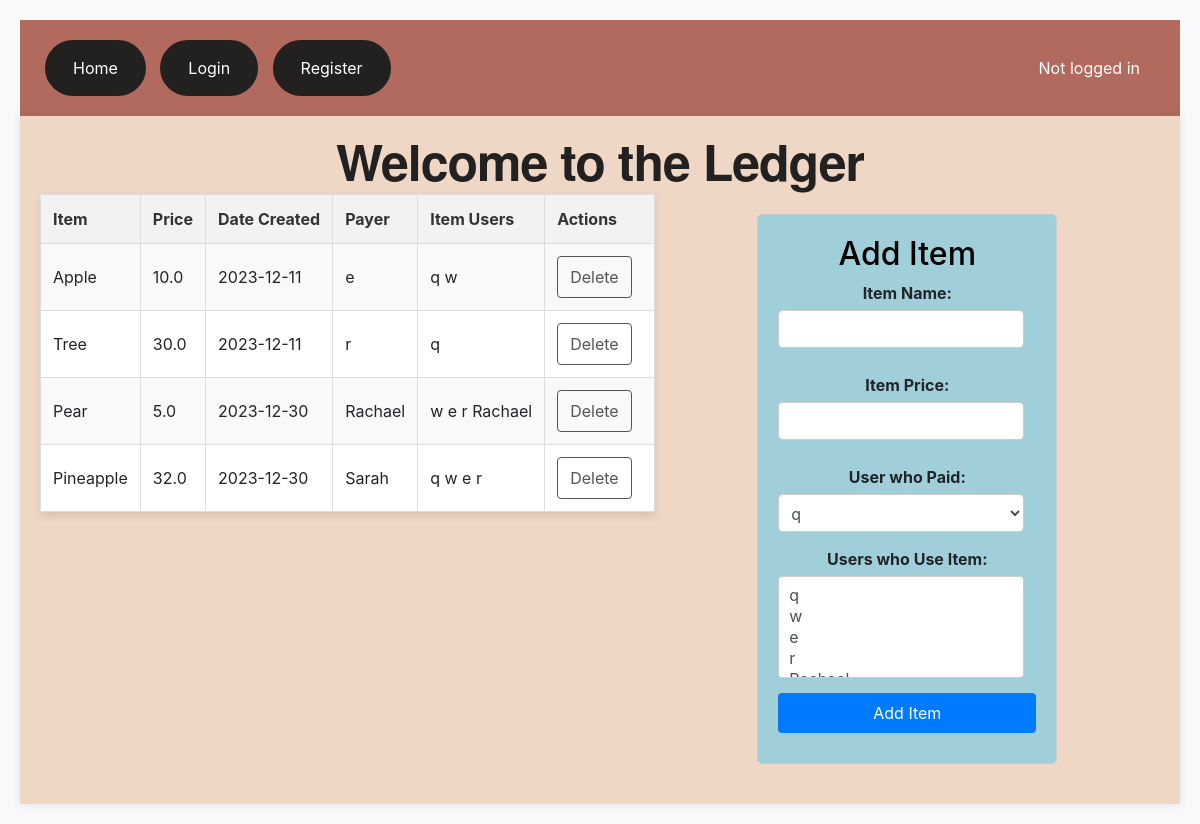
Screenshot of /ledger with the database file from the repository.
### app.py (models this page shows, shortened)
class Items(db.Model):
    __tablename__ = 'items'
    id = db.Column(db.Integer, primary_key=True)
    itemName = db.Column(db.String(200), nullable=False)
    itemPrice = db.Column(db.Float, nullable=False)
    payerID = db.Column(db.Integer, db.ForeignKey('users.id'))
    date_created = db.Column(db.DateTime, default=datetime.utcnow)
    paid = db.Column(db.Boolean, default=False)

class Users(UserMixin, db.Model):
    __tablename__ = 'users'
    id = db.Column(db.Integer, primary_key=True)
    username = db.Column(db.String(250), unique=True, nullable=False)
    password = db.Column(db.String(250), nullable=False)
    balance = db.Column(db.Float, nullable=False)
    date_created = db.Column(db.DateTime, default=datetime.utcnow)
    items = db.relationship('Items', secondary='user_items', backref='users')

### app.py (the view)
@app.route('/ledger', methods=['POST', 'GET'])
def ledger():
    users = Users.query.order_by(Users.date_created).all()
    items = Items.query.order_by(Items.date_created).all()
    return render_template('ledger.html', users=users, items=items)

### app.py (called while the page is built)
@app.before_request
def initialize():
    global item_user_status_dict
    if item_user_status_dict is None:
        item_user_status_dict = load_item_user_statuses()

### templates/ledger.html (shortened to what this page needs)
{% extends 'base.html' %}
{% block body %}
    <h1>Welcome to the Ledger</h1>
    <div>
        <table>
            <tr>
                <th>Item</th>
                <th>Price</th>
                <th>Date Created</th>
                <th>Payer</th>
                <th>Item Users</th>
                <th>Actions</th>
            </tr>
            {% for item in items %}
                <tr>
                    <td>{{ item.itemName }}</td>
                    <td>{{ item.itemPrice }}</td>
                    <td>{{ item.date_created.date() }}</td>
                    <td>
                        {% for user in users %}
                            {% if user.id == item.payerID %}
                                {{ user.username }}
                            {% endif %}
                        {% endfor %}
                    </td>
                    <td>
                        {% for user in item.users %}
                            {{ user.username }}
                        {% endfor %}
                    </td>
                    <td class="action-links">
                        <a href="/deleteItem/{{ item.id }}">Delete</a>
                    </td>
                </tr>
            {% endfor %}
        </table>
    </div>
<form action="/addItem" method='POST' class="custom-form">
<h2>Add Item</h2>
    <div class="form-group">
        <label for="itemName">Item Name:</label>
        <input type="text" name="itemName" id="itemName" class="form-control"/>
    </div>
    <div class="form-group">
        <label for="itemPrice">Item Price:</label>
        <input type="number" name="itemPrice" id="itemPrice" class="form-control"/>
    </div>
    <div class="form-group">
        <label for="payerID">User who Paid:</label>
        <select id="payerID" name="payerID" class="form-control">
            {% for user in users %}
                <option value="{{ user.id }}">{{ user.username }}</option>
            {% endfor %}
        </select>
    </div>
    <div class="form-group">
        <label for="itemUsers">Users who Use Item:</label>
        <select id="itemUsers" name="itemUsers" multiple class="form-control">
            {% for user in users %}
                <option value="{{ user.id }}">{{ user.username }}</option>
            {% endfor %}
        </select>
    </div>
    <input type="submit" value="Add Item" class="btn btn-primary">
</form>
{% endblock %}

### templates/base.html (shortened to what this page needs)
<!DOCTYPE html>
<html lang="en">
<head>
    <link rel="stylesheet" href="https://cdn.jsdelivr.net/npm/bootstrap@4.3.1/dist/css/bootstrap.min.css">
    <link rel="stylesheet" href="{{ url_for('static', filename='css/main.css') }}">
</head>
<body>
    <nav>
        {% if current_user.is_authenticated %}
            <div>
                <a href="{{ url_for('index') }}">Home</a>
                <a href="{{ url_for('account') }}">Account</a>
                <a href="{{ url_for('ledger') }}">Ledger</a>
                <a href="/logout">Logout</a>
            </div>
            <div class="logged-in-message">
                    Logged in as: {{ current_user.username }}
            </div>
        {% else %}
            <div>
                <a href="{{ url_for('index') }}">Home</a>
                <a href="{{ url_for('login') }}">Login</a>
                <a href="{{ url_for('register') }}">Register</a>
            </div>
            <div class="logged-in-message">
                    Not logged in
            </div>
        {% endif %}
    </nav>
    <div class="main-container">{% block body %}{% endblock %}</div>
</body>
</html>

### static/css/main.css (style rules this page uses)
body { background-color: #f8f9fa; padding: 20px; text-align: center; }
.main-container { background-color: #EED7C5; padding: 20px; box-shadow: 0px 0px 10px rgba(0, 0, 0, 0.1); display:flex; justify-content:center; flex-wrap: wrap; }
h1 { color: #232020; font-family: 'Helvetica Neue', sans-serif; font-size: 50px; font-weight: bold; letter-spacing: -1px; line-height: 1; text-align: center; width: 100%; }
h2 { text-align: center; color: black; }
form { margin: 20px 0; display: flex; flex-direction: column; max-width: 300px; }
nav { background-color: #B36A5E; overflow: hidden; display: flex; justify-content: space-between; align-items: center; padding: 20px 20px; }
nav a { color: white; text-align: center; padding: 14px 26px; text-decoration: none; border-radius: 32px; border: 2px solid #232020; display: inline-block; background-color: #232020; margin: 0 5px; }
.logged-in-message { color: white; margin-left: auto; padding-right: 20px; }
table { width: 100%; border-collapse: collapse; margin-bottom: 20px; box-shadow: 0 4px 8px rgba(0, 0, 0, 0.1); background-color: #fff; }
th, td { border: 1px solid #ddd; padding: 12px; text-align: left; }
th { background-color: #f2f2f2; color: #333; }
tr:nth-child(even) { background-color: #f9f9f9; }
.action-links { text-align: center; }
.action-links a { display: inline-block; padding: 8px 12px; text-decoration: none; margin-right: 10px; border: 1px solid #555; color: #555; border-radius: 4px; transition: all 0.3s ease; }
label { margin-bottom: 5px; font-weight: bold; }
input { padding: 5px; margin-bottom: 10px; border: 1px solid #ccc; border-radius: 3px; }
.custom-form { width: 300px; margin: 20px auto; padding: 20px; border: 1px solid #ccc; border-radius: 5px; background-color: #A0CED9; }
.form-group { margin-bottom: 15px; }
.form-group label { display: block; font-weight: bold; margin-bottom: 5px; }
.form-control { width: calc(100% - 12px); padding: 8px; border-radius: 4px; border: 1px solid #ccc; }
.btn { padding: 8px 15px; border-radius: 4px; border: none; cursor: pointer; }
.btn-primary { background-color: #007bff; color: white; }

### rows the page displays
Items: itemName "Apple", itemPrice "10.0", date_created "2023-12-11"
Users: username "e", {{ user.id }} 3 (drawn)
Users: username "q", {{ user.id }} 1 (drawn)
Users: username "w", {{ user.id }} 2 (drawn)
Items: itemName "Tree", itemPrice "30.0", date_created "2023-12-11"
Users: username "r", {{ user.id }} 4 (drawn)
Items: itemName "Pear", itemPrice "5.0", date_created "2023-12-30"
Users: username "Rachael", {{ user.id }} 5 (drawn)
Items: itemName "Pineapple", itemPrice "32.0", date_created "2023-12-30"
Users: username "Sarah"

### other values shown
form field payerID "q"
